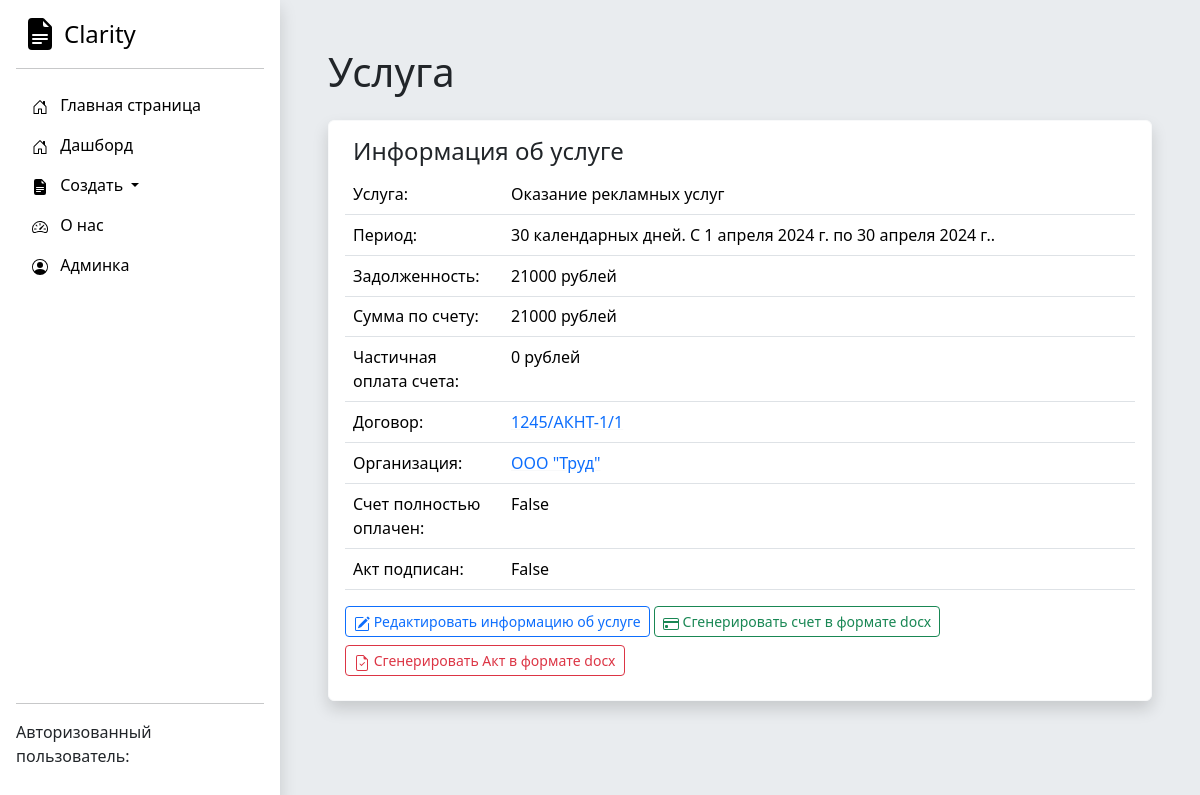
The page /service/1/ on the database as committed earlier.
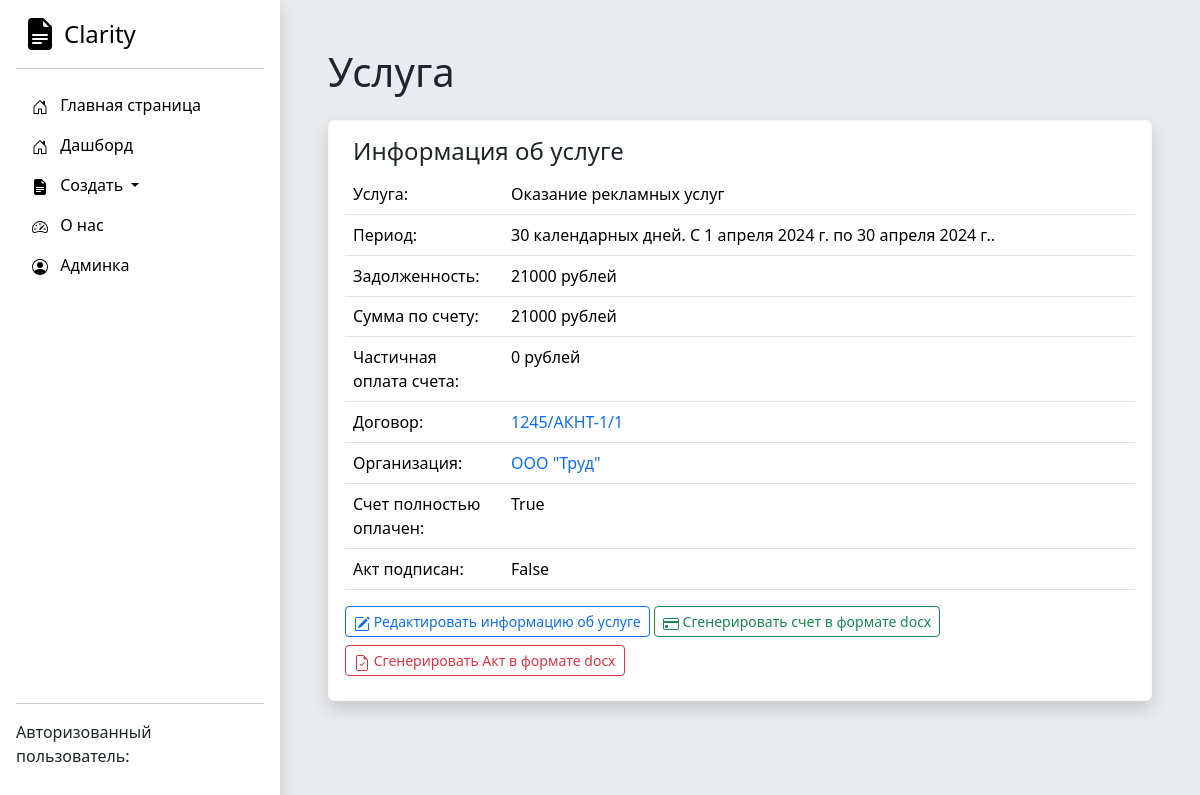
The same page on the database as committed later.
### Accounting/models.py (models this page shows, shortened)
class Service(models.Model):
    service_name = models.CharField('Название оказываемой услуги для счета и Акта', max_length=250)
    date_start = models.DateField('Дата начала оказания услуги')
    date_end = models.DateField('Дата окончания оказания услуги')
    price = models.IntegerField('Оплата за услугу')
    payment_made = models.IntegerField('Сумма частичной оплаты счета', db_default=0)
    dogovor = models.ForeignKey(Dogovor, on_delete=models.CASCADE)
    full_payment = models.BooleanField('Счет полностью оплачен')
    act_approved = models.BooleanField("Акт подписан")
    class Meta:
        verbose_name = "Услуга (локализованный этап)"
        verbose_name_plural = "Услуги (локализованные этапы)"

class Dogovor(models.Model):
    nomer_dogovora = models.CharField('Номер договора', max_length=250)
    date_of_signing = models.DateField('Дата начала действия договора')
    web_site = models.CharField('Веб сайт', max_length=250)
    contract_completed = models.BooleanField('Активный договор')
    basic_price = models.IntegerField('Цена догвора')
    service_type = models.ForeignKey(Service_type, on_delete=models.DO_NOTHING)
    organization = models.ForeignKey(Organization, on_delete=models.CASCADE)
    class Meta:
        verbose_name = "Договор"
        verbose_name_plural = "Договоры"

class Organization(models.Model):
    full_name = models.CharField('Полное наименование', max_length=250)
    short_name = models.CharField('Краткое наименование', max_length=250)
    inn = models.IntegerField('ИНН')
    kpp = models.IntegerField('КПП')
    ur_adres = models.TextField('Юридический адрес')
    management_full_name = models.CharField('Управляющее лицо', max_length=250)
    management_post = models.CharField('Должность управляющего лица', max_length=250)
    def __str__(self):
        return self.short_name
    class Meta:
        verbose_name = "Юридическое лицо"
        verbose_name_plural = "Юридические лица"

### Accounting/views.py (the view)
# urls.py: path('service/<int:pk>/', views.service_detail, name='service-detail'),
def service_detail(request, pk):
    service_list = Service.objects.get(id=pk)
    service_list.period = (service_list.date_end - service_list.date_start).days + 1
    service_list.debt = service_list.price - service_list.payment_made
    return render(request, 'Accounting/service-detail.html', {'service_list': service_list})

### DAM/templates/Accounting/service-detail.html (shortened to what this page needs)
{% extends 'Accounting/base.html' %}
{% block content %}<h1 class="mb-4">Услуга</h1>
<div class="card border-light shadow p-3 bg-body rounded">
    <h4 class="ms-2">Информация об услуге</h4>
        <table class="table table-hover ">
<tbody>
    <tr>
      <td width="20%" >Услуга:</td>
      <td>{{ service_list.service_name }}</td>
    </tr>
    <tr>
      <td width="20%" >Период:</td>
      <td>{{ service_list.period }} календарных дней. С {{ service_list.date_start }} по {{ service_list.date_end }}.</td>
    </tr>
    <tr>
      <td width="20%" >Задолженность:</td>
      <td>{{ service_list.debt }} рублей</td>
    </tr>
    <tr>
    <tr>
      <td width="20%" >Сумма по счету:</td>
      <td>{{ service_list.price }} рублей </td>
    </tr>
    <tr>
      <td width="20%" >Частичная оплата счета:</td>
      <td>{{ service_list.payment_made }} рублей</td>
    </tr>
    <tr>
      <td width="20%" >Договор:</td>
      <td><a class="link-underline-light" href="/dogovor/{{ service_list.dogovor.id }}">{{ service_list.dogovor.nomer_dogovora }}</a>
    </td>
    </tr>
    <tr>
      <td width="20%" >Организация:</td>
      <td><a class="link-underline-light" href="/organization/{{ service_list.dogovor.organization.id }}">{{ service_list.dogovor.organization }}</a></td>
    </tr>
    <tr>
      <td width="20%" >Счет полностью оплачен:</td>
      <td>{{ service_list.full_payment }}</td>
    </tr>
    <tr>
      <td width="20%" >Акт подписан:</td>
      <td>{{ service_list.act_approved }}</td>
    </tr>
</tbody>
</table>
<div class="d-grid gap-2 d-md-block">
  <a class="btn btn-outline-primary btn-sm mb-2" role="button" href="{% url 'service-edit' service_list.pk %}">
      Редактировать информацию об услуге
  </a>
  <a class="btn btn-outline-success btn-sm mb-2" role="button" href="{% url 'service-generate-bill' service_list.pk %}">
      Сгенерировать счет в формате docx
  </a>
  <a class="btn btn-outline-danger btn-sm mb-2" role="button" href="{% url 'service-generate-act' service_list.pk %}">
      Сгенерировать Акт в формате docx
  </a>
</div>
</div>
{% endblock %}

Rows that differ between the two databases and show on the page:
changed Service "Оказание рекламных услуг": full_payment "False" → "True"
